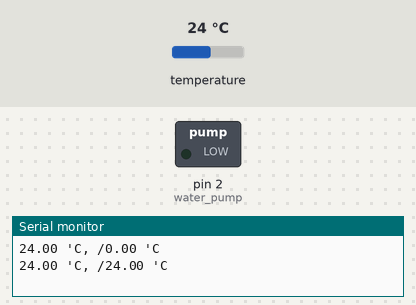
Recording of a sketch running on a simulated Arduino Uno, built with avr-gcc and run on an emulated ATmega328P. Shown: switched loads named in the sketch (green lamp = pin HIGH), the last lines printed to the serial monitor. Inputs (shaded band) come from the test bench; at power-on: temperature 24 °C.

Above: at 2.4 s.
2.5 s: temperature set to 27.1 °C
4.0 s: temperature set to 28.4 °C
At 4.9 s:
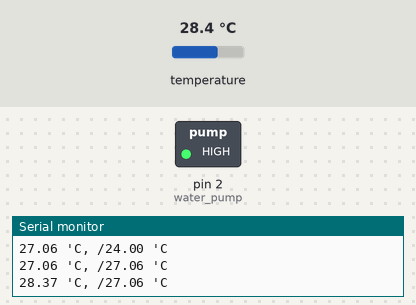
5.7 s: temperature set to 12 °C
At 7.1 s:
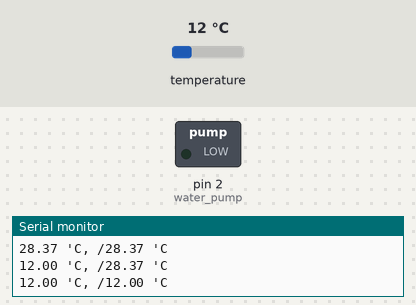
7.4 s: temperature set to 28 °C
At 8.5 s:
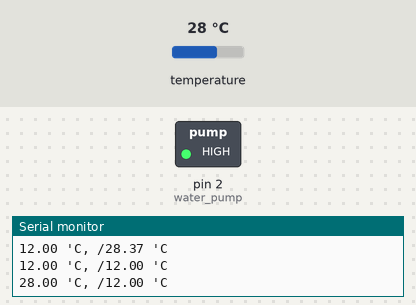
Timing chart, 0 to 10.2 s (numbered marks = the images above; inputs shaded):
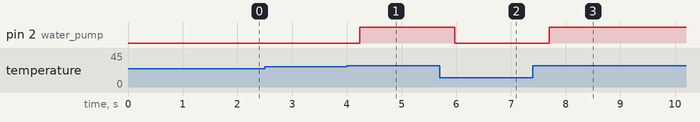

Measured:
- the behaviour switches between 27.9 and 28 °C on temperature (found by bisection; images 0 and 1)
- after the input at 4.0 s, pin 2 (water_pump): LOW → HIGH after 0.24 s
- after the input at 5.7 s, pin 2 (water_pump): HIGH → LOW after 0.27 s
- after the input at 7.4 s, pin 2 (water_pump): LOW → HIGH after 0.30 s

The sketch:

waterpump_arduino_temp.ino
```cpp
#include <OneWire.h>                                      // DS18B20 온도센서 사용을 위한 라이브러리
#include <DallasTemperature.h>                            // 라이브러리 설치 필요

#define water_pump 2                                      // 2번 핀을 water_pump라고 지정
#define ONE_WIRE_BUS 3                                    // 3번 핀을 ONE_WIRE_BUS라고 지정

OneWire ourWire(ONE_WIRE_BUS);
DallasTemperature sensors(&ourWire);

boolean chattering = LOW;
float temp = 0, before_temp = 0;

void setup() {
  Serial.begin(9600);
  pinMode(water_pump,OUTPUT);                             // 워터펌프(2번)핀을 출력핀으로 지정
  sensors.begin();                                        // 온도 센서 제어
}

void loop() {
  sensors.requestTemperatures();
  temp = sensors.getTempCByIndex(0);                      // temp 변수에 온도 센서값 저장
  Serial.print(temp);                                     // 현재 온도 값, 이전 온도 값 출력
  Serial.print(" 'C, /");
  Serial.print(before_temp);
  Serial.println(" 'C");

  if(temp == -127.00) temp = before_temp;                 // 튀는 값 방지용으로 이전 온도 값 저장

  if(temp >= 28.00 && 28.00 > before_temp && before_temp > 27.90){     // 특정 값 아래로 내려갈 시 잡음 방지용 코드 실행
    chattering = HIGH;
  }else if(temp >= 28.00){                                // 온도 값이 특정 값보다 높을 시 워터펌프 동작
    digitalWrite(water_pump,HIGH);
  }else{                                                  // 온도 값이 특정 값보다 낮을 때 워터펌프 동작 정지
    digitalWrite(water_pump,LOW);
  }

  if(chattering == HIGH){                                 // 잡음 방지용으로 특정 값 아래로 내려갈 시 워터펌프 중지
    digitalWrite(water_pump,LOW);
    if(temp < 27.70 || temp > 28.10) {
      chattering = LOW;
    }
  }

  before_temp = temp;
  delay(100);
}
```
